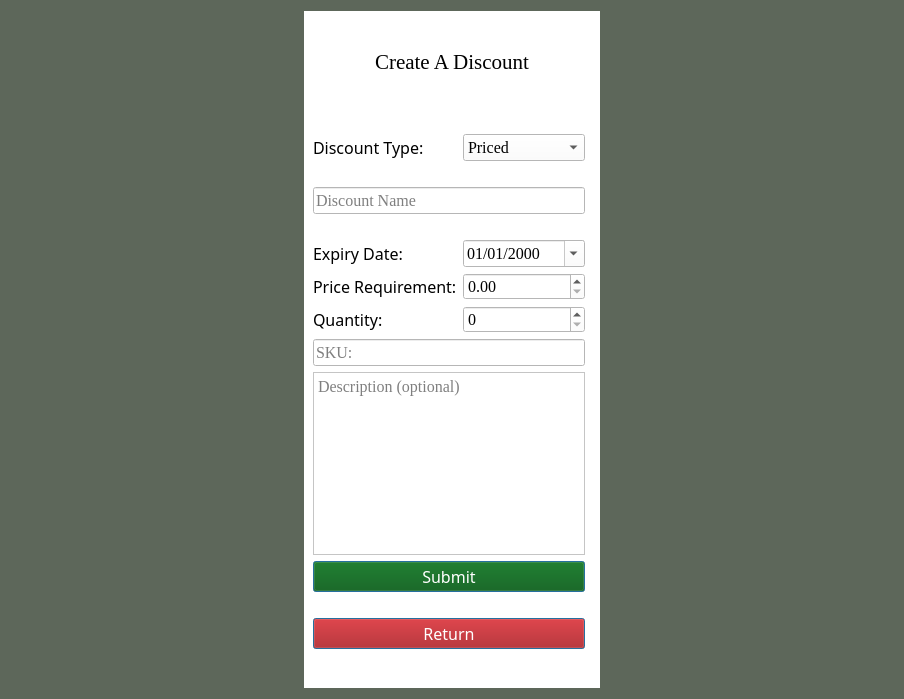
<?xml version="1.0" encoding="UTF-8"?>
<ui version="4.0">
 <class>MainWindow</class>
 <widget class="QMainWindow" name="MainWindow">
  <property name="geometry">
   <rect>
    <x>0</x>
    <y>0</y>
    <width>904</width>
    <height>699</height>
   </rect>
  </property>
  <property name="windowTitle">
   <string>Limitless Loyalty</string>
  </property>
  <property name="styleSheet">
   <string notr="true">background-color: rgb(93, 103, 90);</string>
  </property>
  <widget class="QWidget" name="centralwidget">
   <layout class="QGridLayout" name="gridLayout">
    <item row="0" column="1">
     <spacer name="verticalSpacer_2">
      <property name="orientation">
       <enum>Qt::Vertical</enum>
      </property>
      <property name="sizeHint" stdset="0">
       <size>
        <width>20</width>
        <height>40</height>
       </size>
      </property>
     </spacer>
    </item>
    <item row="1" column="2">
     <spacer name="horizontalSpacer_2">
      <property name="orientation">
       <enum>Qt::Horizontal</enum>
      </property>
      <property name="sizeHint" stdset="0">
       <size>
        <width>40</width>
        <height>20</height>
       </size>
      </property>
     </spacer>
    </item>
    <item row="2" column="1">
     <spacer name="verticalSpacer">
      <property name="orientation">
       <enum>Qt::Vertical</enum>
      </property>
      <property name="sizeHint" stdset="0">
       <size>
        <width>20</width>
        <height>40</height>
       </size>
      </property>
     </spacer>
    </item>
    <item row="1" column="1">
     <widget class="QWidget" name="verticalWidget" native="true">
      <property name="styleSheet">
       <string notr="true">background-color: rgb(255, 255, 255);</string>
      </property>
      <layout class="QGridLayout" name="gridLayout_2">
       <item row="10" column="1">
        <widget class="QDoubleSpinBox" name="priceBox">
         <property name="font">
          <font>
           <family>Times New Roman</family>
           <pointsize>12</pointsize>
          </font>
         </property>
        </widget>
       </item>
       <item row="11" column="1">
        <widget class="QSpinBox" name="quantityBox">
         <property name="font">
          <font>
           <family>Times New Roman</family>
           <pointsize>12</pointsize>
          </font>
         </property>
        </widget>
       </item>
       <item row="16" column="0" colspan="2">
        <widget class="QPushButton" name="cancelBtn">
         <property name="font">
          <font>
           <family>Bell MT</family>
           <pointsize>12</pointsize>
          </font>
         </property>
         <property name="styleSheet">
          <string notr="true">background-color: rgb(170, 0, 0);
color: rgb(255, 255, 255)</string>
         </property>
         <property name="text">
          <string>Return</string>
         </property>
         <property name="default">
          <bool>true</bool>
         </property>
        </widget>
       </item>
       <item row="6" column="1">
        <spacer name="horizontalSpacer_4">
         <property name="orientation">
          <enum>Qt::Horizontal</enum>
         </property>
         <property name="sizeHint" stdset="0">
          <size>
           <width>40</width>
           <height>20</height>
          </size>
         </property>
        </spacer>
       </item>
       <item row="0" column="1">
        <spacer name="verticalSpacer_4">
         <property name="orientation">
          <enum>Qt::Vertical</enum>
         </property>
         <property name="sizeHint" stdset="0">
          <size>
           <width>20</width>
           <height>40</height>
          </size>
         </property>
        </spacer>
       </item>
       <item row="2" column="0" colspan="2">
        <widget class="QLabel" name="errMsg">
         <property name="font">
          <font>
           <family>Bell MT</family>
           <pointsize>10</pointsize>
          </font>
         </property>
         <property name="styleSheet">
          <string notr="true">color: rgb(255, 255, 255);</string>
         </property>
         <property name="text">
          <string>&lt;DEFAULT ERROR TEXT&gt;</string>
         </property>
         <property name="alignment">
          <set>Qt::AlignCenter</set>
         </property>
        </widget>
       </item>
       <item row="17" column="1">
        <spacer name="verticalSpacer_6">
         <property name="orientation">
          <enum>Qt::Vertical</enum>
         </property>
         <property name="sizeHint" stdset="0">
          <size>
           <width>20</width>
           <height>40</height>
          </size>
         </property>
        </spacer>
       </item>
       <item row="5" column="1">
        <widget class="QComboBox" name="discountType">
         <property name="font">
          <font>
           <family>Times New Roman</family>
           <pointsize>12</pointsize>
           <weight>50</weight>
           <bold>false</bold>
          </font>
         </property>
         <item>
          <property name="text">
           <string>Priced</string>
          </property>
         </item>
         <item>
          <property name="text">
           <string>Visit</string>
          </property>
         </item>
         <item>
          <property name="text">
           <string>Item</string>
          </property>
         </item>
        </widget>
       </item>
       <item row="14" column="0" colspan="2">
        <widget class="QPushButton" name="submitBtn">
         <property name="font">
          <font>
           <family>Bell MT</family>
           <pointsize>12</pointsize>
          </font>
         </property>
         <property name="styleSheet">
          <string notr="true">background-color: rgb(0, 85, 0);
color: rgb(255, 255, 255);</string>
         </property>
         <property name="text">
          <string>Submit</string>
         </property>
         <property name="default">
          <bool>true</bool>
         </property>
        </widget>
       </item>
       <item row="11" column="0">
        <widget class="QLabel" name="quantityLabel">
         <property name="font">
          <font>
           <family>Bell MT</family>
           <pointsize>12</pointsize>
          </font>
         </property>
         <property name="text">
          <string>Quantity:</string>
         </property>
        </widget>
       </item>
       <item row="13" column="0" colspan="2">
        <widget class="QPlainTextEdit" name="description">
         <property name="font">
          <font>
           <family>Times New Roman</family>
           <pointsize>12</pointsize>
          </font>
         </property>
         <property name="tabChangesFocus">
          <bool>true</bool>
         </property>
         <property name="centerOnScroll">
          <bool>true</bool>
         </property>
         <property name="placeholderText">
          <string>Description (optional)</string>
         </property>
        </widget>
       </item>
       <item row="1" column="0" colspan="3">
        <widget class="QLabel" name="label">
         <property name="font">
          <font>
           <family>Times New Roman</family>
           <pointsize>16</pointsize>
           <weight>50</weight>
           <italic>false</italic>
           <bold>false</bold>
          </font>
         </property>
         <property name="styleSheet">
          <string notr="true">font: 16pt &quot;Times New Roman&quot;;</string>
         </property>
         <property name="text">
          <string>Create A Discount</string>
         </property>
         <property name="alignment">
          <set>Qt::AlignCenter</set>
         </property>
        </widget>
       </item>
       <item row="12" column="0" colspan="2">
        <widget class="QLineEdit" name="sku">
         <property name="font">
          <font>
           <family>Times New Roman</family>
           <pointsize>12</pointsize>
          </font>
         </property>
         <property name="placeholderText">
          <string>SKU:</string>
         </property>
        </widget>
       </item>
       <item row="8" column="1">
        <spacer name="horizontalSpacer_3">
         <property name="orientation">
          <enum>Qt::Horizontal</enum>
         </property>
         <property name="sizeHint" stdset="0">
          <size>
           <width>40</width>
           <height>20</height>
          </size>
         </property>
        </spacer>
       </item>
       <item row="9" column="1">
        <widget class="QDateEdit" name="dateEdit">
         <property name="font">
          <font>
           <family>Times New Roman</family>
           <pointsize>12</pointsize>
          </font>
         </property>
         <property name="styleSheet">
          <string notr="true">color: black;</string>
         </property>
         <property name="displayFormat">
          <string>MM/dd/yyyy</string>
         </property>
         <property name="calendarPopup">
          <bool>true</bool>
         </property>
        </widget>
       </item>
       <item row="5" column="0">
        <widget class="QLabel" name="discountLabel">
         <property name="font">
          <font>
           <family>Bell MT</family>
           <pointsize>12</pointsize>
          </font>
         </property>
         <property name="text">
          <string>Discount Type:      </string>
         </property>
         <property name="buddy">
          <cstring>discountType</cstring>
         </property>
        </widget>
       </item>
       <item row="15" column="1">
        <spacer name="horizontalSpacer_11">
         <property name="orientation">
          <enum>Qt::Horizontal</enum>
         </property>
         <property name="sizeHint" stdset="0">
          <size>
           <width>40</width>
           <height>20</height>
          </size>
         </property>
        </spacer>
       </item>
       <item row="10" column="0">
        <widget class="QLabel" name="priceLabel">
         <property name="font">
          <font>
           <family>Bell MT</family>
           <pointsize>12</pointsize>
          </font>
         </property>
         <property name="text">
          <string>Price Requirement:</string>
         </property>
         <property name="buddy">
          <cstring>priceBox</cstring>
         </property>
        </widget>
       </item>
       <item row="9" column="0">
        <widget class="QLabel" name="label_3">
         <property name="font">
          <font>
           <family>Bell MT</family>
           <pointsize>12</pointsize>
          </font>
         </property>
         <property name="text">
          <string>Expiry Date: </string>
         </property>
         <property name="buddy">
          <cstring>dateEdit</cstring>
         </property>
        </widget>
       </item>
       <item row="4" column="0">
        <spacer name="verticalSpacer_3">
         <property name="orientation">
          <enum>Qt::Vertical</enum>
         </property>
         <property name="sizeHint" stdset="0">
          <size>
           <width>20</width>
           <height>40</height>
          </size>
         </property>
        </spacer>
       </item>
       <item row="7" column="0" colspan="2">
        <widget class="QLineEdit" name="name">
         <property name="font">
          <font>
           <family>Times New Roman</family>
           <pointsize>12</pointsize>
          </font>
         </property>
         <property name="placeholderText">
          <string>Discount Name</string>
         </property>
        </widget>
       </item>
      </layout>
     </widget>
    </item>
    <item row="1" column="0">
     <spacer name="horizontalSpacer">
      <property name="orientation">
       <enum>Qt::Horizontal</enum>
      </property>
      <property name="sizeHint" stdset="0">
       <size>
        <width>40</width>
        <height>20</height>
       </size>
      </property>
     </spacer>
    </item>
   </layout>
  </widget>
 </widget>
 <tabstops>
  <tabstop>discountType</tabstop>
  <tabstop>name</tabstop>
  <tabstop>dateEdit</tabstop>
  <tabstop>priceBox</tabstop>
  <tabstop>quantityBox</tabstop>
  <tabstop>sku</tabstop>
  <tabstop>description</tabstop>
  <tabstop>submitBtn</tabstop>
  <tabstop>cancelBtn</tabstop>
 </tabstops>
 <resources/>
 <connections/>
</ui>
